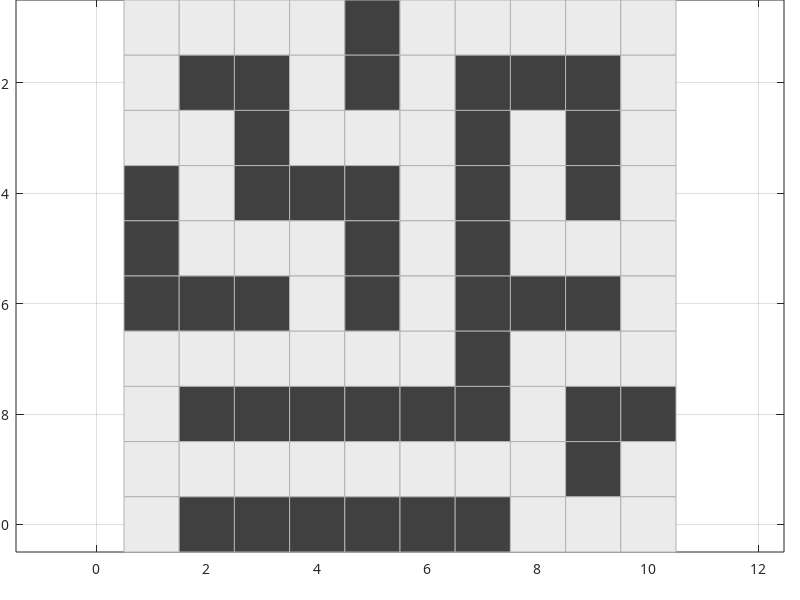

The MATLAB source for this figure: (Note: this script raises an error after producing the figure.)
map = logical([
    1 1 1 1 0 1 1 1 1 1;
    1 0 0 1 0 1 0 0 0 1;
    1 1 0 1 1 1 0 1 0 1;
    0 1 0 0 0 1 0 1 0 1;
    0 1 1 1 0 1 0 1 1 1;
    0 0 0 1 0 1 0 0 0 1;
    1 1 1 1 1 1 0 1 1 1;
    1 0 0 0 0 0 0 1 0 0;
    1 1 1 1 1 1 1 1 0 1;
    1 0 0 0 0 0 0 1 1 1;
]);

if ~islogical(map)
    error('map must be logical')
end 

mapSize = size(map);

hf = figure('Color', [1 1 1]);
ha = axes('Parent', hf, ...
    'YDir', 'reverse', ...
    'XDir', 'normal', ...
    'FontName', 'Segoe UI', ...
    'FontSize', 10, ...
    'Box', 'on', ...
    'Position', [0.02 0.08 0.96 0.92]);
grid(ha, 'on');
axis equal
hold(ha, 'on');

% --- Цвета ---
wallColor  = [0.25 0.25 0.25];
freeColor  = [0.92 0.92 0.92];
pathColor  = [0.65 0.3 0.7];
startColor = [0.35 0.8 0.35];
goalColor  = [0.8 0.3 0.3];

% --- Отрисовка карты ---
for r = 1:mapSize(1)
    for c = 1:mapSize(2)
        if map(r, c)
            face = freeColor;
        else
            face = wallColor;
        end
        patch('Parent', ha, ...
            'XData', [c-0.5 c-0.5 c+0.5 c+0.5], ...
            'YData', [r-0.5 r+0.5 r+0.5 r-0.5], ...
            'FaceColor', face, ...
            'EdgeColor', [0.7 0.7 0.7], ...
            'LineWidth', 0.5);
    end
end

    % --- Старт и финиш ---
    if ~isempty(start)
        [rs, cs] = ind2sub(mapSize, start);
        plot(cs, rs, 'o', ...
            'MarkerSize', 12, ...
            'MarkerFaceColor', startColor, ...
            'MarkerEdgeColor', 'k', ...
            'LineWidth', 1.5);
    end

    if ~isempty(goal)
        [rg, cg] = ind2sub(mapSize, goal);
        plot(cg, rg, 'o', ...
            'MarkerSize', 12, ...
            'MarkerFaceColor', goalColor, ...
            'MarkerEdgeColor', 'k', ...
            'LineWidth', 1.5);
    end

% --- Настройки осей ---
xlim([0.5, mapSize(2)+0.5]);
ylim([0.5, mapSize(1)+0.5]);
xticks(1:mapSize(2));
yticks(1:mapSize(1));
ha.XTickLabel = string(1:mapSize(2));
ha.YTickLabel = string(1:mapSize(1));
hold(ha, 'off');

print('-djpeg', '-r600', 'images/map_plot.jpg');